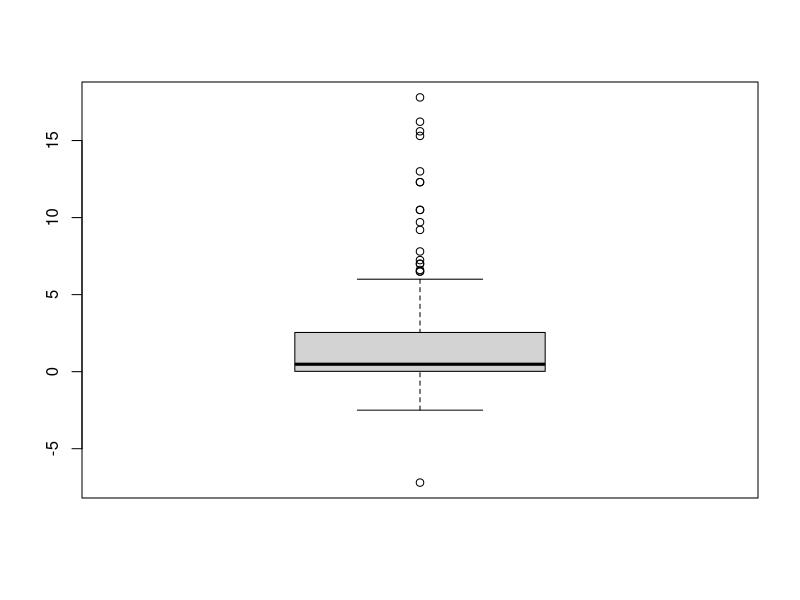
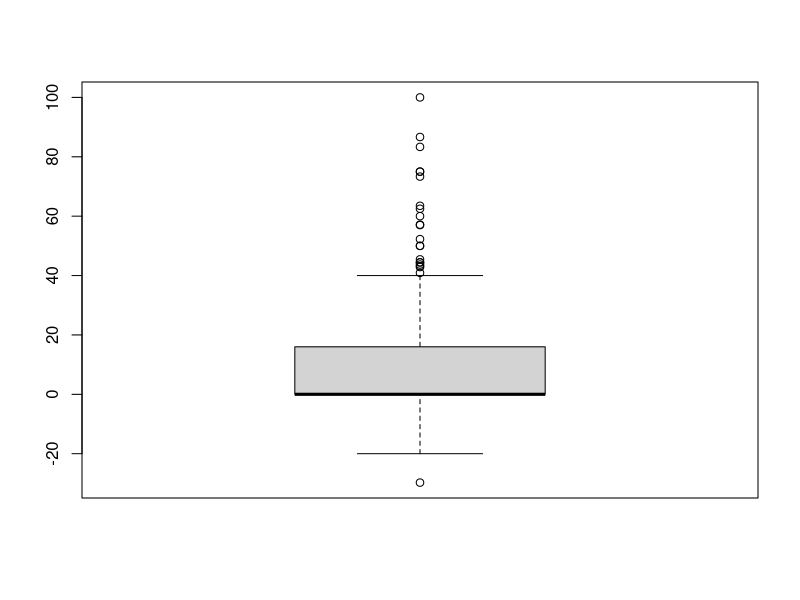
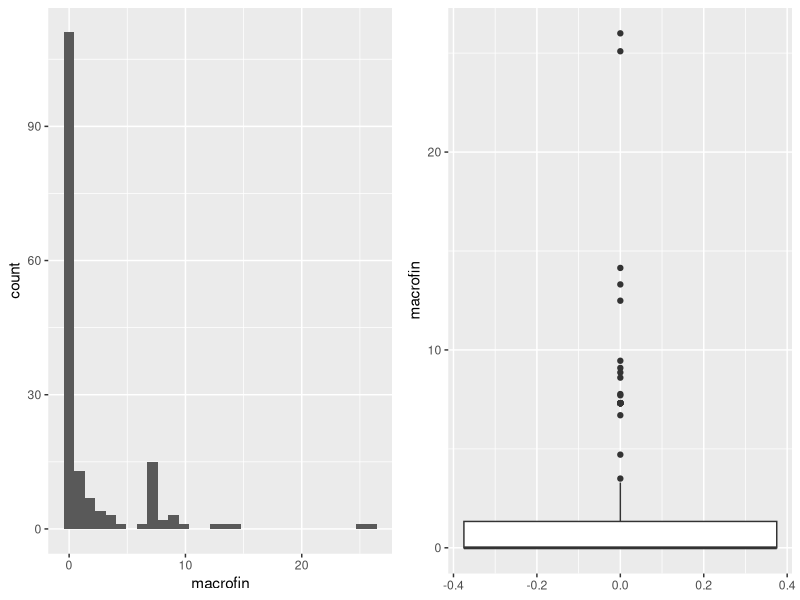
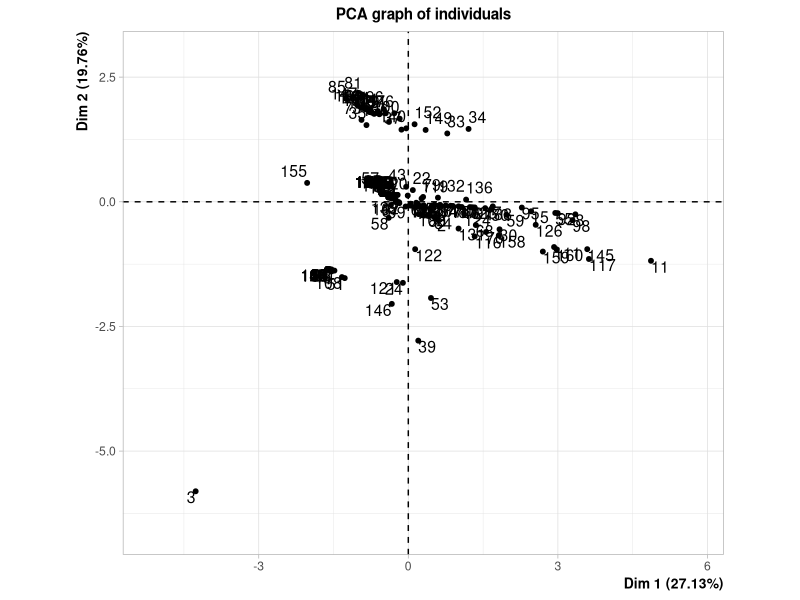
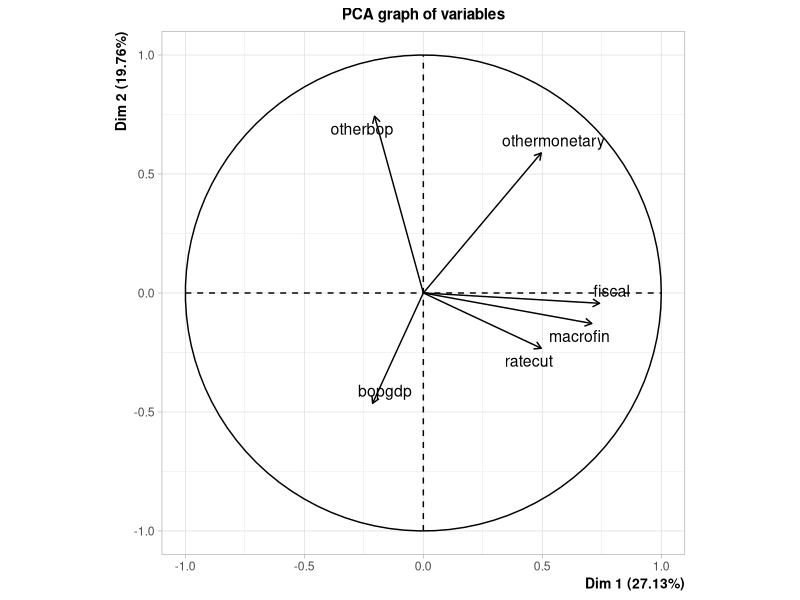
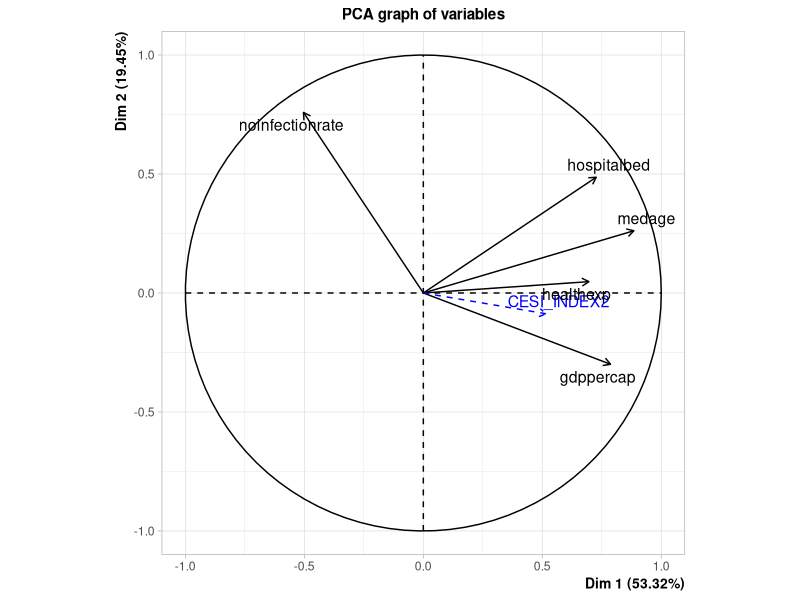
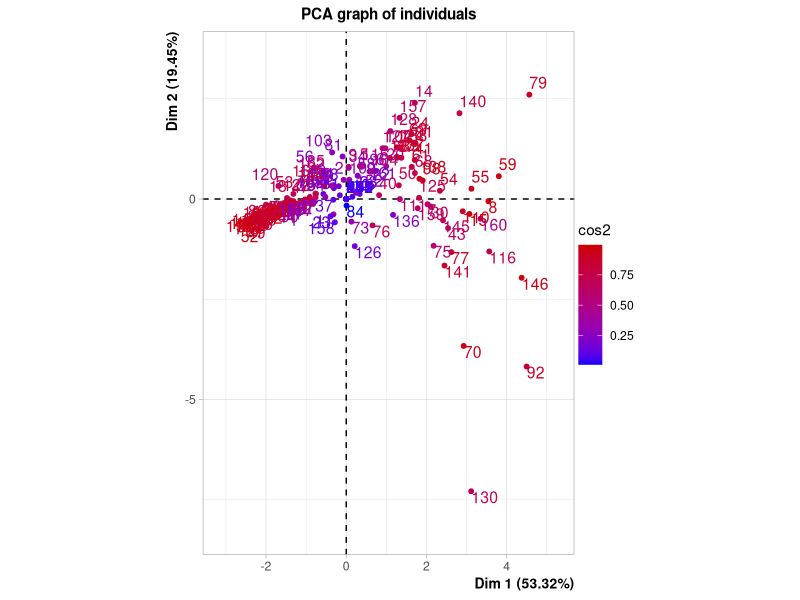
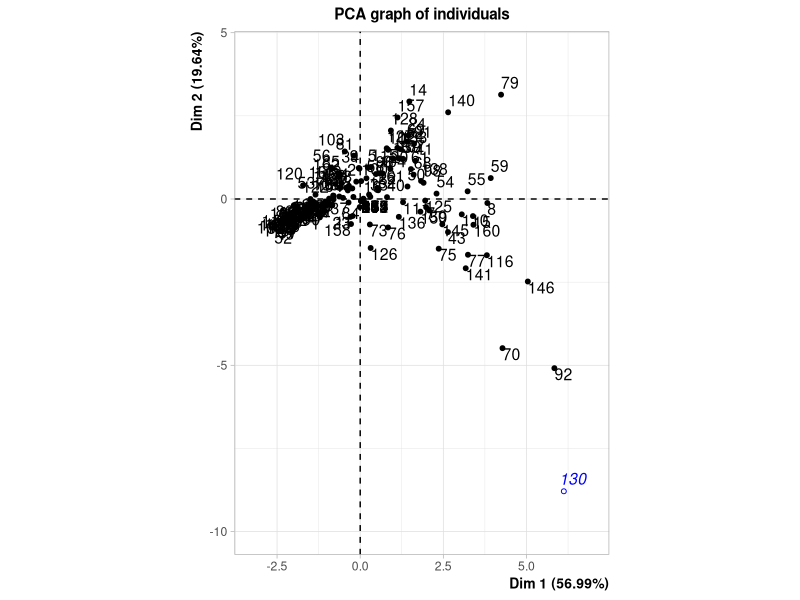

These figures' R source, in order:
## ---- chunk 1
knitr::opts_chunk$set(echo=FALSE,
                      include=FALSE,
                      warning = FALSE,
                      message = FALSE,
                      fig.pos = 'H',
                      fig.align = 'center',
                      out.extra = '',
                      fig.hold = 'hold',
                      out.width = "50%"
                      )
options(xtable.comment=FALSE,
        xtable.table.placement="H")
## ---- chunk 2
library(dplyr)
library(ggplot2)
library(readxl)
library(xtable)
library(FactoMineR)
library(forcats)
library(gridExtra)

## ---- chunk 3
#Lectura de los datos

datos <- read.table("corona.txt", sep = "\t", header = TRUE)

datos <- datos  %>% rename(healthexp= "currenthealthexpenditureofgdpshx", gdppercap = "gdppercapitaconstant2010us" )
## ---- chunk 4
datospob <- read_xls("datospob.xls") %>% 
  select(`Country Name`, `2018`) %>%
  rename(country = `Country Name`, denspob = `2018` )


faltan <- datos$country %in% datos$country
datos$country[which(faltan == FALSE)]


datospob$country <-  recode(datospob$country,
                    `Bahamas, The` = "Bahamas",
                    `Brunei Darussalam` = "Brunei",
                    `Congo, Rep.` = "Congo, R",
                    `Cote d'Ivoire` = "Cote Ivory",
                    `Congo, Dem. Rep.` = "Democratic Republic of Congo",
                    `Egypt, Arab Rep.` = "Egypt",
                    `Gambia, The` = "Gambia",
                    `Guinea-Bissau` = "Guinea Bissau",
                    `Hong Kong SAR, China` = "Hong Kong",
                    `Iran, Islamic Rep.` = "Iran",
                    `Kyrgyz Republic` = "Kyrgyzstan",
                    `Lao PDR` = "Laos",
                    `Russian Federation` = "Russia",
                    `Korea, Rep.` = "South Korea",
                    `Tajikistan` = "Taijikistan",
                    `Yemen, Rep.` = "Yemen"
                    )

#sum(datos$country %in% datospob$country)-length(datos$country %in% datospob$country) control

datos <- datos %>% left_join(datospob, by="country")
## ---- chunk 5
dim(datos)
## ---- chunk 6
cbind("Variable"=names(datos), "Datos faltantes"=NAcheck <- as.numeric(apply(is.na(datos), 2, sum))) %>% 
  as.data.frame %>% 
  filter(`Datos faltantes`!=0) %>% 
  t() %>%
    xtable(caption="Tabla de cantidad de observaciones faltables para las variables.") %>% 
  print.xtable(include.colnames = FALSE)

datos <- datos %>% select(-c(stringency))

## ---- chunk 7

dim(datos)
(NAcheck <- as.numeric(apply(is.na(datos), 2, sum)))

#Hay NAs en varias variables, una opcion de imputacion, en las cuantitativas imputar la media y en las cualitativas el modo. Stringency tiene 93 NAs (evaluar sacarla)

#vector de valores medios

vals_meds <- rep(0, dim(datos)[2])

for(j in 1:dim(datos)[2]){
  
  vals_meds[j] <- mean(datos[,j], na.rm = TRUE)
}

#imputacion de vals medios en NAs

for(j in 1:dim(datos)[2]){
  if(NAcheck[j]>0){
    
    for(i in 1:dim(datos)[1]){
      if(is.na(datos[i,j])==TRUE){
       datos[i,j] <- vals_meds[j] 
    }
    }
  }
}


## ---- chunk 8

correl <- datos %>% select(-c(country, othermonetary, otherbop, CESI_INDEX)) %>% cor()

correl %>% round(2) %>%  xtable(caption="Matriz de correlaciones") %>% print.xtable(include.rownames = FALSE)

## ---- chunk 9
datos %>%
  arrange(desc(bopgdp)) %>%
  head(11) %>%
  select(country, bopgdp) %>%
  mutate(bopgdp=round(bopgdp, 2) )%>% 
  rename(`País`="country", `Medidas de BOP (% PBI)`="bopgdp") %>% 
  as.data.frame() %>% 
  xtable(caption = "Tabla de medidas de balanza de pago como porcentaje de PBI, ordenada de forma decreciente.") %>% 
  print.xtable(include.rownames =  FALSE)

otrasbop <- summary(as.factor(datos$otherbop))  
## ---- chunk 10
boxplot.fiscal <- boxplot(datos$fiscal)

fiscal.argelia <- datos %>% select(country, fiscal) %>% arrange(fiscal) %>% head(1)

## ---- chunk 11
ratecut.boxplot <- boxplot(datos$ratecut)

datos %>% select(country, ratecut) %>% arrange(desc(ratecut)) %>% head(20)

datos %>% filter(ratecut < 0) %>% count()
datos %>% filter(ratecut == 0) %>% count()


bigote <- quantile(datos$ratecut, 0.75)+ 1.5*IQR(datos$ratecut)

datos %>% filter(ratecut > bigote) %>% count()

quantile(datos$ratecut, 0.25)
quantile(datos$ratecut, 0.5)

## ---- chunk 12
macrofin.hist <- datos %>% ggplot() + geom_histogram(aes(x=macrofin))
macrofin.boxplot <- datos %>% ggplot() + geom_boxplot(aes(y=macrofin))
  
grid.arrange(macrofin.hist, macrofin.boxplot, ncol=2)

min(datos$macrofin)
quantile(datos$macrofin, 0.61)
datos %>% filter(macrofin == 0) %>% count()

## ---- chunk 13
datos %>% filter(bopgdp == 0) %>% count()
## ---- chunk 14
gdppercap.boxplot <- datos %>% ggplot() + geom_boxplot(aes(y=gdppercap))

pbi.lux <- datos %>% filter(country=="Luxembourg") %>% select(gdppercap)

q3.gdp <- quantile(datos$gdppercap, 0.75)


## ---- chunk 15
medage.boxplot <- datos %>% ggplot() + geom_boxplot(aes(y=medage))

min.medage <- min(datos$medage)
max.medage <- max(datos$medage)

media.medage <- mean(datos$medage)
median(datos$medage)

max.ind.medage <- datos[which.max(datos$medage),]
min.ind.medage <- datos[which.min(datos$medage),]
## ---- chunk 16
healthexp.boxplot <- datos %>% ggplot() + geom_boxplot(aes(y=healthexp))

max.healthexp <- datos[which.max(datos$healthexp),]
max.healthexp2 <- datos[which.max(datos$healthexp[-130]),]

mean(datos$healthexp)
median(datos$healthexp)
## ---- chunk 17
boxplot.hospitalbed <- datos %>% ggplot() + geom_boxplot(aes(y=hospitalbed))

hospitalbed.mean <- mean(datos$hospitalbed)
hospitalbed.median <- median(datos$hospitalbed)

hospitalbed.japon <- datos %>% select(country, hospitalbed) %>% arrange(desc(hospitalbed)) %>% head(1)




## ---- chunk 18
infectionrate.boxplot <- datos %>% ggplot() + geom_boxplot(aes(y=infectionrate))

quantile(datos$infectionrate, 0.75)
datos %>% select(country, infectionrate) %>% arrange(desc(infectionrate)) %>% head(20)

## ---- chunk 19
vars.indice <- c("fiscal", "ratecut", "macrofin", "bopgdp", "othermonetary", "otherbop")

acp_indice <- PCA(select(datos, vars.indice), ncp=6)

summary(acp_indice)

ind.est.econ <- acp_indice$ind$coord[,1]

cor(ind.est.econ, datos$CESI_INDEX)

sum(ind.est.econ-datos$CESI_INDEX) #Llegamos a que son el mismo índice

acp_indice$eig
## ---- chunk 20
#plot.PCA(acp_indice, choix = "var")


acp_indice$var$coord[,1] %>% as.data.frame %>% xtable(caption="Correlación de cada variable con el índice de estímulo económico.")



coords_art <- c(0.58,0.39,0.55,0.39,-0.17, -0.16)
## ---- chunk 21
datos$noinfectionrate <- 1-datos$infectionrate

datos$CESI_INDEX2 <- ind.est.econ


#ANEXO vars.acp <- c("medage", "gdppercap", "healthexp", "hospitalbed", "noinfectionrate", "CESI_INDEX2", "denspob")

#ANEXO acp <- PCA(datos[,vars.acp], ncp=7)


#ANEXO vars.acp2 <- c("medage", "gdppercap", "healthexp", "hospitalbed", "noinfectionrate", "CESI_INDEX2")

#ANEXO acp2 <- PCA(datos[,vars.acp2], ncp=6)


vars.acp3 <- c("medage", "gdppercap", "healthexp", "hospitalbed", "noinfectionrate", "CESI_INDEX2")

acp3 <- PCA(datos[,vars.acp3], quanti.sup = 6, graph=FALSE)


acp3$eig %>% round(2) %>%  as.data.frame() %>% rename(`Valor propio`="eigenvalue", `% de varianza`= "percentage of variance", `% acumulado de varianza`="cumulative percentage of variance") %>% xtable(caption="Valores propios asociados a las componentes principales y porcentajes de inercia de cada uno.")


## ---- chunk 22
plot.PCA(acp3, axes= c(1,2), choix = c("var"))

#ver como interpretar la ""colinealidad"" entre infectionrate y gdppercap en el primer plano principal
## ---- chunk 23
acp3$var$coord %>% round(2) %>% as.data.frame() %>% select(Dim.1, Dim.2) %>% 
  xtable(caption="Coordenadas de las variables originales en el primer plano principal")

# acp3$var$cos2 %>% round(2) %>% as.data.frame() %>% select(Dim.1, Dim.2) %>%
#   xtable(caption="cos2 de los ángulos de las variables con los ejes del primer plano principal")

#CONSULTAR

## ---- chunk 24
coord.ind.1 <- round(cor(datos$CESI_INDEX, acp3$ind$coord[,1]), 2)
coord.ind.2 <- round(cor(datos$CESI_INDEX, acp3$ind$coord[,2]), 2)

## ---- chunk 25
cors.ind.org <- round(cor(select(datos, medage, gdppercap, healthexp, hospitalbed, CESI_INDEX2, noinfectionrate))["CESI_INDEX2",],2)
## ---- chunk 26
summary(acp3)


datos$country

plot.PCA(acp3, choix = "ind", habillage="cos2")

#steam_ncp sirve para estimar la cantidad de componentes con la cual quedarse
## ---- chunk 27
#se tiene el cos^2 en el plano

mat_cos2  <-  apply(acp3$ind$cos2[,1:2],1, sum)



mat_dist_cos2 <- cbind(`País`= datos$country   ,"cos2_plano" = mat_cos2, "norma"=  acp3$ind$dist) 



## ---- chunk 28
mat_dist_cos2 %>% as.data.frame %>% mutate(cos2_plano = round(as.numeric(cos2_plano), 2), norma = round(as.numeric(norma), 2)) %>%  arrange(desc(norma)) %>% head(20)%>% xtable()
## ---- chunk 29
acp4 <- PCA(datos[, vars.acp3], ind.sup = 130, quanti.sup = 6)
## ---- chunk 30
mat_dist_cos2 %>% as.data.frame %>% mutate(cos2_plano = round(as.numeric(cos2_plano), 2), norma = round(as.numeric(norma), 2)) %>%  arrange(cos2_plano) %>%  head(20) %>% xtable()
